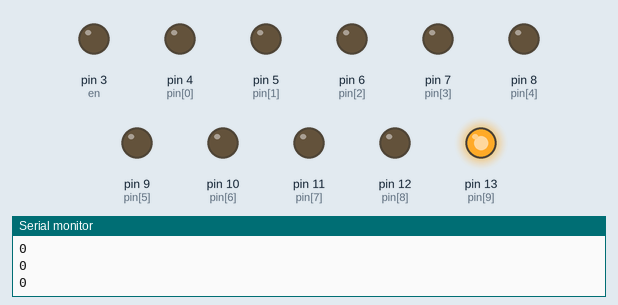
Simulated run of this sketch. Board: Arduino Uno, built with avr-gcc and run on an emulated ATmega328P. Shown: output pins drawn as LEDs (lit = HIGH), the last lines printed to the serial monitor.

Above: at 0.01 s.
At 0.71 s:
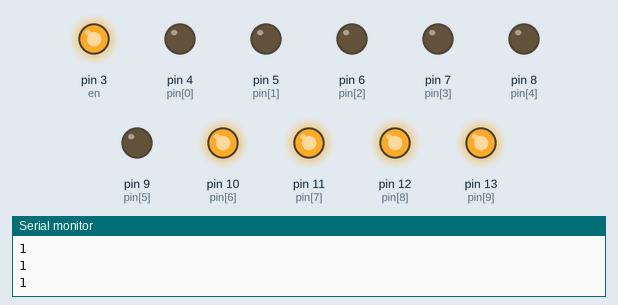
At 1.11 s:
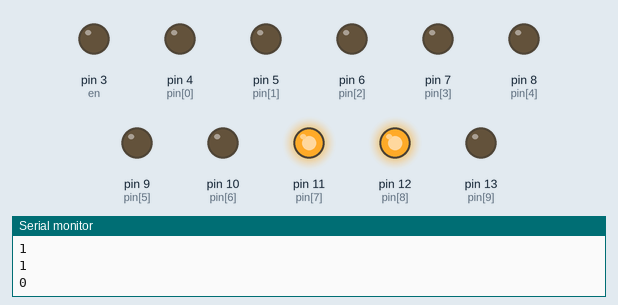
At 1.5 s:
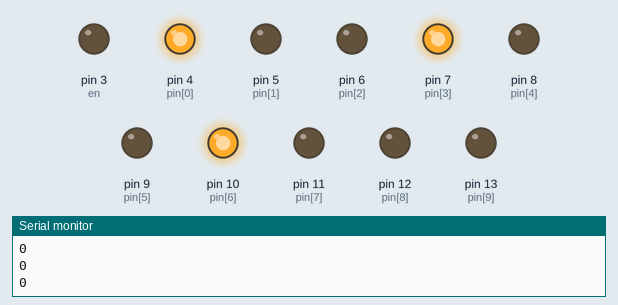
Timing chart, 0 to 3.0 s (numbered marks = the images above):
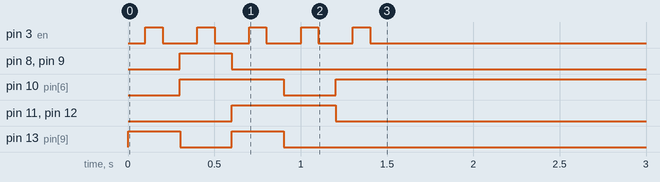

The sketch:

8bitlcd_initialization.ino
```cpp
/*
 * This Program goes throught the
 * intitialization sequence
 * of an LCD
 * and then prints the character 'H'
 *
 * LCD connections:
 *  EN= pin 3
 *  RS= pin 4
 *  RW= pin 5
 *  D7= pin 6
 *  D6= pin 7
 *  D5= pin 8
 *  D4= pin 9
 *  D3= pin 10
 *  D2= pin 11
 *  D1= pin 12
 *  D0= PIN 13
 *
 * The binary string corresponds to
 * and in the order
 * RS,RW,D7,D6,D5,D4,D3,D2,D1,D0
 *
 * You can make upto 8 custom characters on a 16x2 display and starting from 0 to 7
 * https://maxpromer.github.io/LCD-Character-Creator/
 * you can use this visualize your character and it also gives you a neat code to print the custom character
 *
 * https://www.tinkercad.com/things/6BfkowiID1p
 * Link to Simulation on TinkerCAD.
 * Try experimenting around with the code.
 *
 * created by Vakesan M
 * on 08 Aug 2020
 */

String a="";
int pin[]={4,5,6,7,8,9,10,11,12,13};
int en = 3;
int i = 0;
void setup() {
  pinMode(en,OUTPUT);
  digitalWrite(en,LOW);
  for(i=0;i<10;i++){
    pinMode(pin[i],OUTPUT);
    digitalWrite(pin[i],LOW);
  }
  Serial.begin(9600);
                                            //clrscr
  a="0000000001";
  for(i=0;i<10;i++){
    Serial.println(a.charAt(i));
    if(a.charAt(i)=='0'){
      digitalWrite(pin[i],LOW);
    }
    else{
      digitalWrite(pin[i],HIGH);
    }
  }
  delay(100);
  digitalWrite(en,HIGH);
  delay(100);
  digitalWrite(en,LOW);
  delay(100);
                                            //initializing 8 bit, 2 line , 5/8
  a="0000111000";
  for(i=0;i<10;i++){
    Serial.println(a.charAt(i));
    if(a.charAt(i)=='0'){
      digitalWrite(pin[i],LOW);
    }
    else{
      digitalWrite(pin[i],HIGH);
    }
  }
  delay(100);
  digitalWrite(en,HIGH);
  delay(100);
  digitalWrite(en,LOW);
  delay(100);

                                            // display on, cursor on, blink on
  a="0000001111";
  for(i=0;i<10;i++){
    Serial.println(a.charAt(i));
    if(a.charAt(i)=='0'){
      digitalWrite(pin[i],LOW);
    }
    else{
      digitalWrite(pin[i],HIGH);
    }
  }
  delay(100);
  digitalWrite(en,HIGH);
  delay(100);
  digitalWrite(en,LOW);
  delay(100);

                                            //entry mode on, increament, display scroll off
  a="0000000110";
  for(i=0;i<10;i++){
    Serial.println(a.charAt(i));
    if(a.charAt(i)=='0'){
      digitalWrite(pin[i],LOW);
    }
    else{
      digitalWrite(pin[i],HIGH);
    }
  }
  delay(100);
  digitalWrite(en,HIGH);
  delay(100);
  digitalWrite(en,LOW);
  delay(100);

                                            // initialization completed

                                            //write mode

                                            //H
  a="1001001000";
  for(i=0;i<10;i++){
    Serial.println(a.charAt(i));
    if(a.charAt(i)=='0'){
      digitalWrite(pin[i],LOW);
    }
    else{
      digitalWrite(pin[i],HIGH);
    }
  }
  delay(100);
  digitalWrite(en,HIGH);
  delay(100);
  digitalWrite(en,LOW);
  delay(100);


}

void loop() {


}
```
